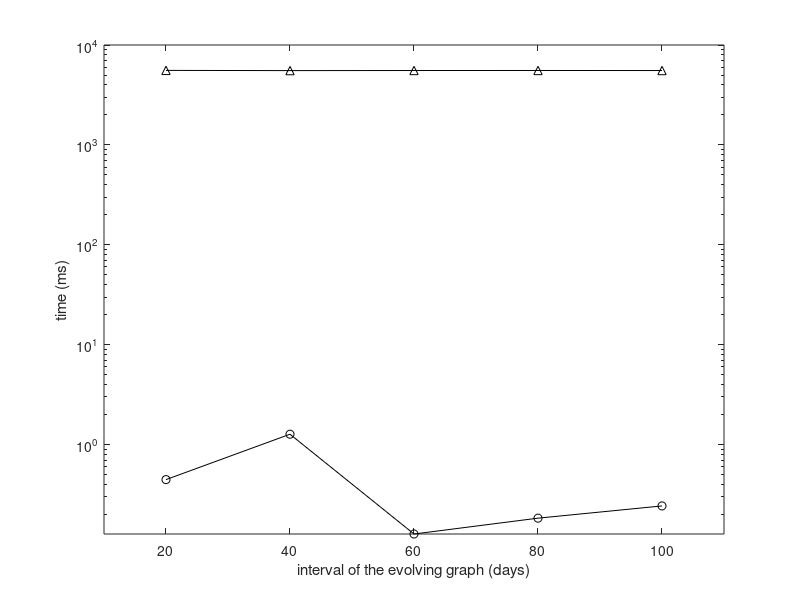

Write the MATLAB code that produced this figure. (Note: this script raises an error after producing the figure.)
set(gcf,'color',[1, 1, 1]);
set(gcf,'unit','centimeters','position',[10 5 9 7]);

x=[1, 2, 3, 4, 5];
y1 = [5568 5543 5554	5557	 5551];
y2 = [0.4456348	1.2686417 0.127175	0.18324116	0.242903625];

p1= semilogy(x, y1, '-k^');
hold on;
p2 = semilogy(x, y2, '-ko');
hold on;

xlabel('interval of the evolving graph (days)');
ylabel('time (ms)');

axis([0.5 5.5 0.0 10000]);

set(gca, 'xtick', 1:5, 'XTickLabel', {'20','40','60','80','100'});
leg=legend('rebuild','update', 2);
set(leg,'edgecolor','white');
set(gca,'ytick',[10^0,10^1,10^2,10^3,10^4]);
set(gca, 'FontSize', 12);
set(get(gca, 'XLabel'), 'FontSize',12);
set(get(gca, 'YLabel'), 'FontSize',12);
set(findall(gcf,'type','line'),'linewidth',1.5);
set(gca, 'LineWidth', 1.5);
